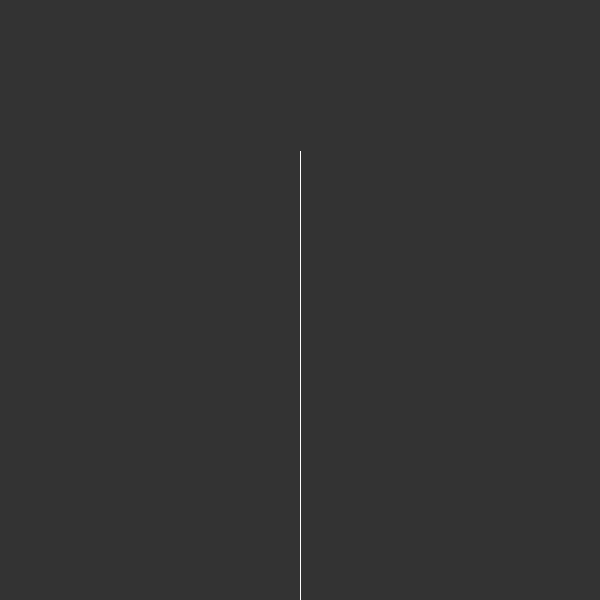
Frame 1 (no input)
Frame 60 (the mouse pressed at the canvas centre just before this capture): identical to frame 1, image omitted
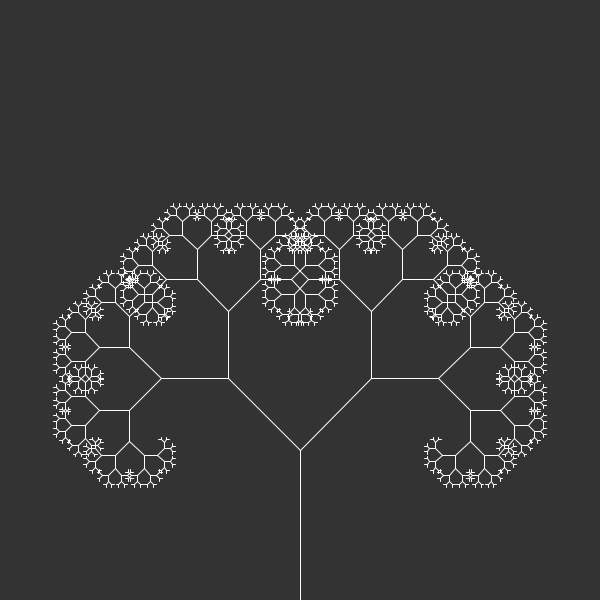
Frame 120 (the mouse held since frame 60 and released just before this capture)

The Processing sketch that drew these frames (run headless with seeded random() and noise(); from frame 60 on, the mouse is pressed at the canvas centre):

// Processing sketch: Albero_Frattale
// ── Albero_Frattale.pde
float angle1;
float angle2;
float branch_ratio = 0.67;
void setup() {
   size(600, 600);
   colorMode(HSB);
}

void draw() {
  background(51);
  stroke(255);
  
  translate(width / 2, height);
  branch(150);
  
  if (mousePressed) {
  //save("Albero_frattale_3.jpg");
  }
}

void branch(float len) {
  angle1 = map(mouseX, 0, width, 0, PI / 2);
  angle2 = map(mouseY, 0, height, 0, PI / 2);
  
  line(0, 0, 0, -len);
  translate(0, -len);
  
  if (len > 4) {
    pushMatrix();
    
    rotate(angle1);
    stroke(255);
    branch(len * branch_ratio);
    
    popMatrix();
    
    pushMatrix();
    
    rotate(-angle2);
    stroke(255);
    branch(len * branch_ratio);
    
    popMatrix();  
 }
}
